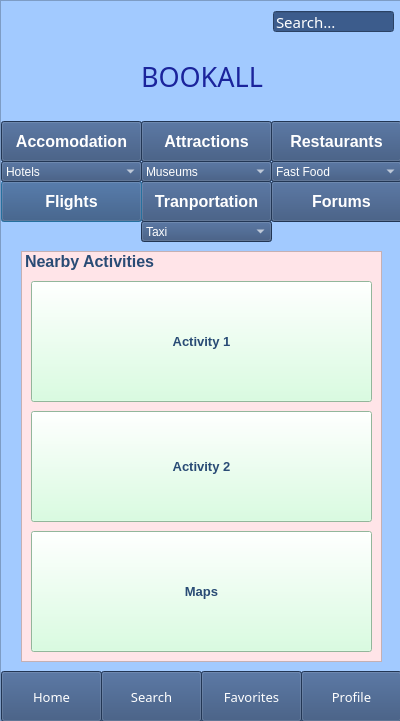
<?xml version="1.0" encoding="UTF-8"?>
<ui version="4.0">
 <class>Dialog</class>
 <widget class="QDialog" name="Dialog">
  <property name="geometry">
   <rect>
    <x>0</x>
    <y>0</y>
    <width>400</width>
    <height>721</height>
   </rect>
  </property>
  <property name="windowTitle">
   <string>Dialog</string>
  </property>
  <widget class="QScrollArea" name="scrollArea">
   <property name="geometry">
    <rect>
     <x>0</x>
     <y>0</y>
     <width>401</width>
     <height>731</height>
    </rect>
   </property>
   <property name="font">
    <font>
     <family>Arial Rounded MT Bold</family>
     <pointsize>10</pointsize>
     <weight>50</weight>
     <bold>false</bold>
    </font>
   </property>
   <property name="autoFillBackground">
    <bool>false</bool>
   </property>
   <property name="styleSheet">
    <string notr="true">background-color: rgb(162, 202, 255);
</string>
   </property>
   <property name="widgetResizable">
    <bool>true</bool>
   </property>
   <widget class="QWidget" name="scrollAreaWidgetContents">
    <property name="geometry">
     <rect>
      <x>0</x>
      <y>0</y>
      <width>399</width>
      <height>729</height>
     </rect>
    </property>
    <widget class="QLineEdit" name="Search">
     <property name="geometry">
      <rect>
       <x>272</x>
       <y>10</y>
       <width>121</width>
       <height>21</height>
      </rect>
     </property>
     <property name="font">
      <font>
       <family>MS Reference Sans Serif</family>
       <pointsize>11</pointsize>
      </font>
     </property>
     <property name="styleSheet">
      <string notr="true">background-color: rgb(60, 92, 140);
color: rgb(255, 255, 255);</string>
     </property>
     <property name="text">
      <string>Search...</string>
     </property>
    </widget>
    <widget class="QPushButton" name="FlightsButton">
     <property name="geometry">
      <rect>
       <x>0</x>
       <y>180</y>
       <width>141</width>
       <height>41</height>
      </rect>
     </property>
     <property name="font">
      <font>
       <pointsize>12</pointsize>
       <weight>75</weight>
       <bold>true</bold>
      </font>
     </property>
     <property name="styleSheet">
      <string notr="true">background-color: rgb(0, 170, 255);
background-color: rgb(48, 76, 118);
color: rgb(255, 255, 255);</string>
     </property>
     <property name="text">
      <string>Flights</string>
     </property>
    </widget>
    <widget class="QPushButton" name="RestaurantsButton">
     <property name="geometry">
      <rect>
       <x>270</x>
       <y>120</y>
       <width>131</width>
       <height>41</height>
      </rect>
     </property>
     <property name="font">
      <font>
       <pointsize>12</pointsize>
       <weight>75</weight>
       <bold>true</bold>
      </font>
     </property>
     <property name="styleSheet">
      <string notr="true">background-color: rgb(0, 170, 255);
background-color: rgb(48, 76, 118);
color: rgb(255, 255, 255);</string>
     </property>
     <property name="text">
      <string>Restaurants</string>
     </property>
    </widget>
    <widget class="QPushButton" name="TransportButton">
     <property name="geometry">
      <rect>
       <x>140</x>
       <y>180</y>
       <width>131</width>
       <height>41</height>
      </rect>
     </property>
     <property name="font">
      <font>
       <pointsize>12</pointsize>
       <weight>75</weight>
       <bold>true</bold>
      </font>
     </property>
     <property name="styleSheet">
      <string notr="true">background-color: rgb(0, 170, 255);
background-color: rgb(48, 76, 118);
color: rgb(255, 255, 255);</string>
     </property>
     <property name="text">
      <string>Tranportation</string>
     </property>
    </widget>
    <widget class="QPushButton" name="AttractionsButton">
     <property name="geometry">
      <rect>
       <x>140</x>
       <y>120</y>
       <width>131</width>
       <height>41</height>
      </rect>
     </property>
     <property name="font">
      <font>
       <pointsize>12</pointsize>
       <weight>75</weight>
       <bold>true</bold>
      </font>
     </property>
     <property name="styleSheet">
      <string notr="true">background-color: rgb(0, 170, 255);
background-color: rgb(48, 76, 118);
color: rgb(255, 255, 255);</string>
     </property>
     <property name="text">
      <string>Attractions</string>
     </property>
    </widget>
    <widget class="QPushButton" name="ForumsButton">
     <property name="geometry">
      <rect>
       <x>270</x>
       <y>180</y>
       <width>141</width>
       <height>41</height>
      </rect>
     </property>
     <property name="font">
      <font>
       <pointsize>12</pointsize>
       <weight>75</weight>
       <bold>true</bold>
      </font>
     </property>
     <property name="styleSheet">
      <string notr="true">background-color: rgb(0, 170, 255);
background-color: rgb(48, 76, 118);
color: rgb(255, 255, 255);</string>
     </property>
     <property name="text">
      <string>Forums</string>
     </property>
    </widget>
    <widget class="QPushButton" name="HomeButton">
     <property name="geometry">
      <rect>
       <x>0</x>
       <y>670</y>
       <width>101</width>
       <height>51</height>
      </rect>
     </property>
     <property name="font">
      <font>
       <family>Arial Rounded MT Bold</family>
       <pointsize>10</pointsize>
       <weight>50</weight>
       <bold>false</bold>
      </font>
     </property>
     <property name="styleSheet">
      <string notr="true">background-color: rgb(0, 170, 255);
background-color: rgb(48, 76, 118);
color: rgb(255, 255, 255);</string>
     </property>
     <property name="text">
      <string>Home</string>
     </property>
     <property name="default">
      <bool>false</bool>
     </property>
     <property name="flat">
      <bool>false</bool>
     </property>
    </widget>
    <widget class="QPushButton" name="SearchButton">
     <property name="geometry">
      <rect>
       <x>100</x>
       <y>670</y>
       <width>101</width>
       <height>51</height>
      </rect>
     </property>
     <property name="font">
      <font>
       <family>Arial Rounded MT Bold</family>
       <pointsize>10</pointsize>
       <weight>50</weight>
       <bold>false</bold>
      </font>
     </property>
     <property name="styleSheet">
      <string notr="true">background-color: rgb(0, 170, 255);
background-color: rgb(48, 76, 118);
color: rgb(255, 255, 255);</string>
     </property>
     <property name="text">
      <string>Search</string>
     </property>
     <property name="default">
      <bool>false</bool>
     </property>
     <property name="flat">
      <bool>false</bool>
     </property>
    </widget>
    <widget class="QPushButton" name="ProfileButton">
     <property name="geometry">
      <rect>
       <x>300</x>
       <y>670</y>
       <width>101</width>
       <height>51</height>
      </rect>
     </property>
     <property name="font">
      <font>
       <family>Arial Rounded MT Bold</family>
       <pointsize>10</pointsize>
       <weight>50</weight>
       <bold>false</bold>
      </font>
     </property>
     <property name="styleSheet">
      <string notr="true">background-color: rgb(0, 170, 255);
background-color: rgb(48, 76, 118);
color: rgb(255, 255, 255);</string>
     </property>
     <property name="text">
      <string>Profile</string>
     </property>
     <property name="default">
      <bool>false</bool>
     </property>
     <property name="flat">
      <bool>false</bool>
     </property>
    </widget>
    <widget class="QPushButton" name="FavoritesButton">
     <property name="geometry">
      <rect>
       <x>200</x>
       <y>670</y>
       <width>101</width>
       <height>51</height>
      </rect>
     </property>
     <property name="font">
      <font>
       <family>Arial Rounded MT Bold</family>
       <pointsize>10</pointsize>
       <weight>50</weight>
       <bold>false</bold>
      </font>
     </property>
     <property name="styleSheet">
      <string notr="true">background-color: rgb(0, 170, 255);
background-color: rgb(48, 76, 118);
color: rgb(255, 255, 255);</string>
     </property>
     <property name="text">
      <string>Favorites</string>
     </property>
     <property name="default">
      <bool>false</bool>
     </property>
     <property name="flat">
      <bool>false</bool>
     </property>
    </widget>
    <widget class="QLabel" name="BOOKALL">
     <property name="geometry">
      <rect>
       <x>140</x>
       <y>50</y>
       <width>171</width>
       <height>51</height>
      </rect>
     </property>
     <property name="font">
      <font>
       <family>Forte</family>
       <pointsize>20</pointsize>
       <weight>50</weight>
       <bold>false</bold>
      </font>
     </property>
     <property name="styleSheet">
      <string notr="true">background-color: rgb(162, 202, 255);
color: rgb(27, 36, 156);

</string>
     </property>
     <property name="text">
      <string>BOOKALL</string>
     </property>
    </widget>
    <widget class="QListWidget" name="listWidget">
     <property name="geometry">
      <rect>
       <x>20</x>
       <y>250</y>
       <width>361</width>
       <height>411</height>
      </rect>
     </property>
     <property name="font">
      <font>
       <pointsize>12</pointsize>
       <weight>75</weight>
       <bold>true</bold>
      </font>
     </property>
     <property name="layoutDirection">
      <enum>Qt::LeftToRight</enum>
     </property>
     <property name="styleSheet">
      <string notr="true">background-color: rgb(255, 228, 232);
color: rgb(41, 75, 117);


</string>
     </property>
     <item>
      <property name="text">
       <string>Nearby Activities</string>
      </property>
     </item>
    </widget>
    <widget class="QPushButton" name="AccomodationButton">
     <property name="geometry">
      <rect>
       <x>0</x>
       <y>120</y>
       <width>141</width>
       <height>41</height>
      </rect>
     </property>
     <property name="font">
      <font>
       <pointsize>12</pointsize>
       <weight>75</weight>
       <bold>true</bold>
      </font>
     </property>
     <property name="styleSheet">
      <string notr="true">background-color: rgb(0, 170, 255);
background-color: rgb(48, 76, 118);
color: rgb(255, 255, 255);</string>
     </property>
     <property name="text">
      <string>Accomodation</string>
     </property>
    </widget>
    <widget class="QPushButton" name="pushButton">
     <property name="geometry">
      <rect>
       <x>30</x>
       <y>280</y>
       <width>341</width>
       <height>121</height>
      </rect>
     </property>
     <property name="font">
      <font>
       <pointsize>10</pointsize>
       <weight>75</weight>
       <bold>true</bold>
      </font>
     </property>
     <property name="layoutDirection">
      <enum>Qt::LeftToRight</enum>
     </property>
     <property name="styleSheet">
      <string notr="true">color: rgb(41, 75, 117);
background-color: rgb(206, 255, 217);</string>
     </property>
     <property name="text">
      <string>Activity 1</string>
     </property>
    </widget>
    <widget class="QPushButton" name="pushButton_2">
     <property name="geometry">
      <rect>
       <x>30</x>
       <y>410</y>
       <width>341</width>
       <height>111</height>
      </rect>
     </property>
     <property name="font">
      <font>
       <pointsize>10</pointsize>
       <weight>75</weight>
       <bold>true</bold>
      </font>
     </property>
     <property name="layoutDirection">
      <enum>Qt::LeftToRight</enum>
     </property>
     <property name="styleSheet">
      <string notr="true">color: rgb(41, 75, 117);
background-color: rgb(206, 255, 217);</string>
     </property>
     <property name="text">
      <string>Activity 2</string>
     </property>
    </widget>
    <widget class="QPushButton" name="pushButton_3">
     <property name="geometry">
      <rect>
       <x>30</x>
       <y>530</y>
       <width>341</width>
       <height>121</height>
      </rect>
     </property>
     <property name="font">
      <font>
       <pointsize>10</pointsize>
       <weight>75</weight>
       <bold>true</bold>
      </font>
     </property>
     <property name="layoutDirection">
      <enum>Qt::LeftToRight</enum>
     </property>
     <property name="styleSheet">
      <string notr="true">color: rgb(41, 75, 117);
background-color: rgb(206, 255, 217);</string>
     </property>
     <property name="text">
      <string>Maps</string>
     </property>
    </widget>
    <widget class="QComboBox" name="comboBoxAccomodation">
     <property name="geometry">
      <rect>
       <x>0</x>
       <y>160</y>
       <width>141</width>
       <height>21</height>
      </rect>
     </property>
     <property name="styleSheet">
      <string notr="true">background-color: rgb(0, 170, 255);
background-color: rgb(48, 76, 118);
color: rgb(255, 255, 255);</string>
     </property>
     <item>
      <property name="text">
       <string>Hotels</string>
      </property>
     </item>
     <item>
      <property name="text">
       <string>Motels</string>
      </property>
     </item>
     <item>
      <property name="text">
       <string>Air-Bnb</string>
      </property>
     </item>
     <item>
      <property name="text">
       <string>Camping</string>
      </property>
     </item>
    </widget>
    <widget class="QComboBox" name="comboBoxAttractions">
     <property name="geometry">
      <rect>
       <x>140</x>
       <y>160</y>
       <width>131</width>
       <height>21</height>
      </rect>
     </property>
     <property name="styleSheet">
      <string notr="true">background-color: rgb(0, 170, 255);
background-color: rgb(48, 76, 118);
color: rgb(255, 255, 255);</string>
     </property>
     <item>
      <property name="text">
       <string>Museums</string>
      </property>
     </item>
     <item>
      <property name="text">
       <string>Concerts</string>
      </property>
     </item>
    </widget>
    <widget class="QComboBox" name="comboBoxRestaurants">
     <property name="geometry">
      <rect>
       <x>270</x>
       <y>160</y>
       <width>131</width>
       <height>21</height>
      </rect>
     </property>
     <property name="styleSheet">
      <string notr="true">background-color: rgb(0, 170, 255);
background-color: rgb(48, 76, 118);
color: rgb(255, 255, 255);</string>
     </property>
     <item>
      <property name="text">
       <string>Fast Food</string>
      </property>
     </item>
     <item>
      <property name="text">
       <string>Fine Dinning</string>
      </property>
     </item>
    </widget>
    <widget class="QComboBox" name="comboBoxTransport">
     <property name="geometry">
      <rect>
       <x>140</x>
       <y>220</y>
       <width>131</width>
       <height>21</height>
      </rect>
     </property>
     <property name="styleSheet">
      <string notr="true">background-color: rgb(0, 170, 255);
background-color: rgb(48, 76, 118);
color: rgb(255, 255, 255);</string>
     </property>
     <item>
      <property name="text">
       <string>Taxi</string>
      </property>
     </item>
     <item>
      <property name="text">
       <string>Uber</string>
      </property>
     </item>
     <item>
      <property name="text">
       <string>Metro</string>
      </property>
     </item>
    </widget>
    <zorder>ProfileButton</zorder>
    <zorder>ForumsButton</zorder>
    <zorder>Search</zorder>
    <zorder>FavoritesButton</zorder>
    <zorder>SearchButton</zorder>
    <zorder>HomeButton</zorder>
    <zorder>RestaurantsButton</zorder>
    <zorder>TransportButton</zorder>
    <zorder>FlightsButton</zorder>
    <zorder>AttractionsButton</zorder>
    <zorder>BOOKALL</zorder>
    <zorder>listWidget</zorder>
    <zorder>AccomodationButton</zorder>
    <zorder>pushButton</zorder>
    <zorder>pushButton_2</zorder>
    <zorder>pushButton_3</zorder>
    <zorder>comboBoxAccomodation</zorder>
    <zorder>comboBoxAttractions</zorder>
    <zorder>comboBoxRestaurants</zorder>
    <zorder>comboBoxTransport</zorder>
   </widget>
  </widget>
 </widget>
 <resources/>
 <connections/>
</ui>
